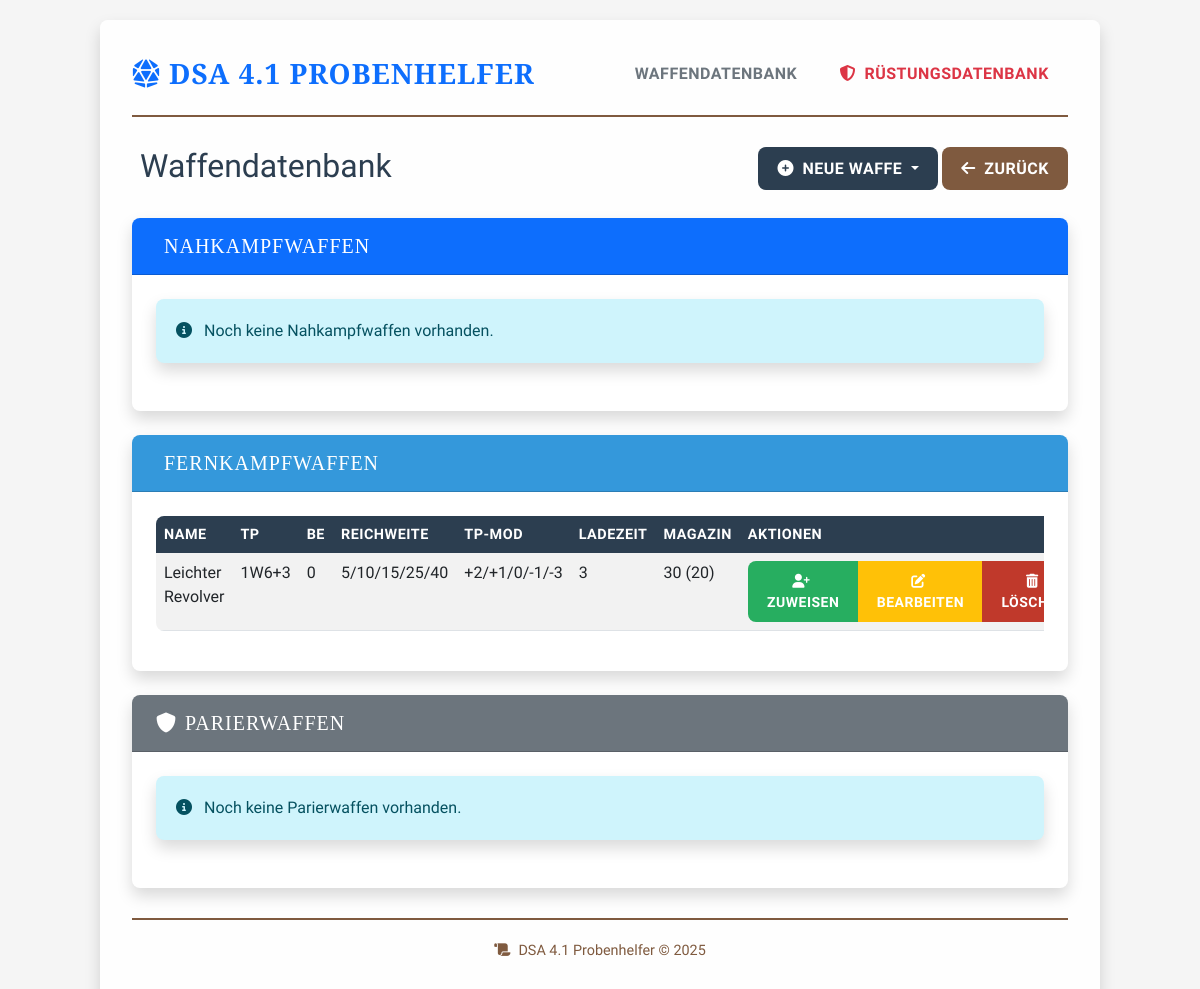
Page /weapons on the earlier database version.
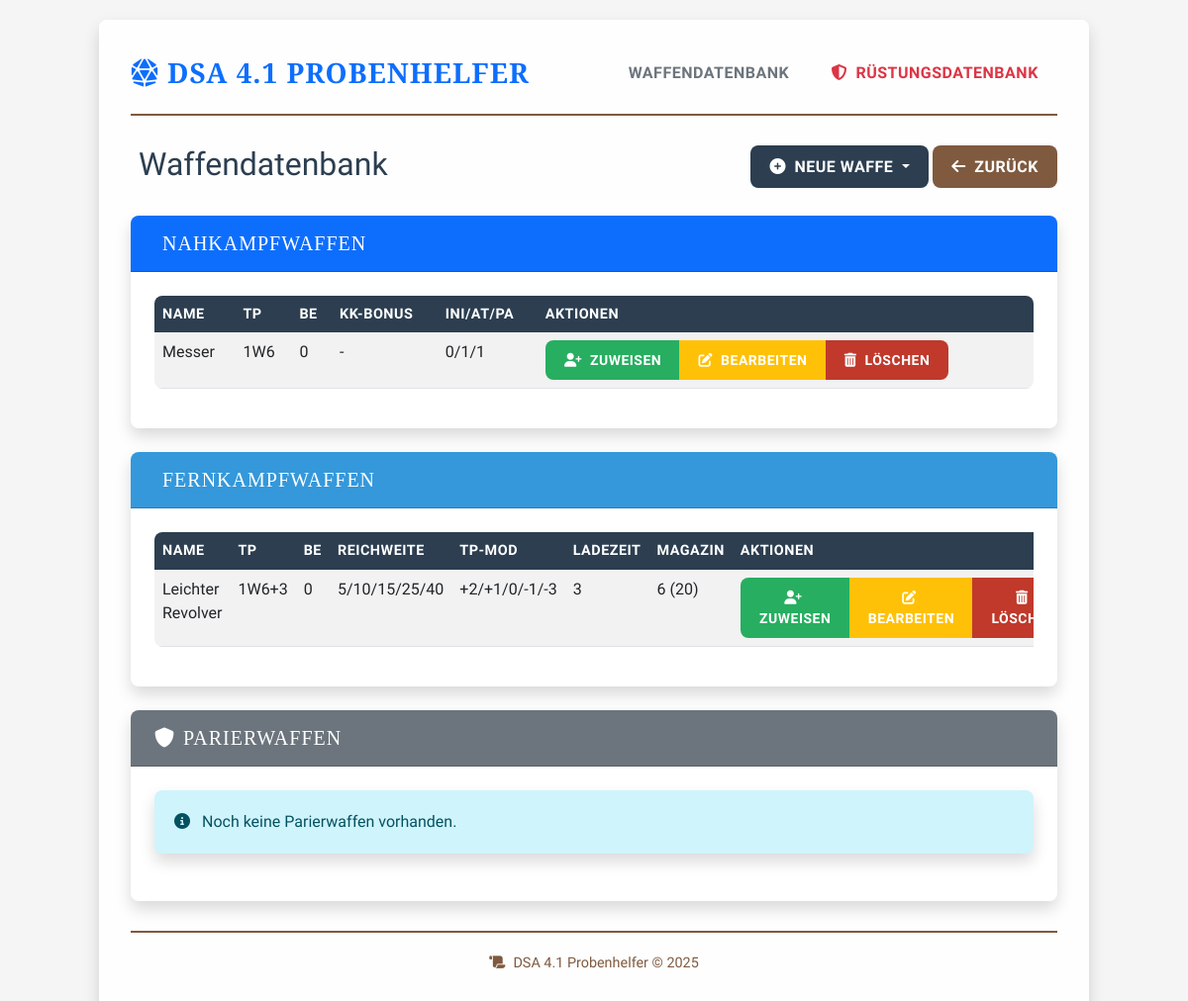
Same page on the later database version.
### app.py (models this page shows)
class Weapon(db.Model):
    __abstract__ = True
    id = db.Column(db.Integer, primary_key=True)
    name = db.Column(db.String(100), nullable=False)

class RangedWeapon(Weapon):
    __tablename__ = 'ranged_weapon'
    be = db.Column(db.Integer, default=0)  # Behinderung
    tp = db.Column(db.String(20), nullable=False)  # z.B. "1W6+4"
    reichweite = db.Column(db.String(50), nullable=False)  # z.B. "5/10/15/25/40"
    tp_mod_entfernung = db.Column(db.String(50), nullable=False)  # z.B. "+2/+1/0/-1/-3"
    ladezeit_einzeln = db.Column(db.Integer, default=1)  # Ladezeit innerhalb eines Magazins
    ladezeit_magazin = db.Column(db.Integer, nullable=True)  # Ladezeit für Magazinwechsel, NULL wenn kein Magazin
    munition_max = db.Column(db.Integer, default=0)  # Maximale Munition
    character_links = db.relationship('CharacterRangedWeapon', backref='weapon', lazy=True, cascade="all, delete-orphan")

class MeleeWeapon(Weapon):
    __tablename__ = 'melee_weapon'
    be = db.Column(db.Integer, default=0)  # Behinderung
    tp = db.Column(db.String(20), nullable=False)  # z.B. "1W6+4"
    tp_kk_schwelle = db.Column(db.Integer, default=0)  # Ab welcher KK gibt es Bonus
    tp_kk_schritt = db.Column(db.Integer, default=0)  # Nach wie vielen Punkten über der Schwelle +1 TP
    ini_mod = db.Column(db.Integer, default=0)  # Initiative-Modifikator
    at_mod = db.Column(db.Integer, default=0)  # Attacke-Modifikator
    pa_mod = db.Column(db.Integer, default=0)  # Parade-Modifikator
    character_links = db.relationship('CharacterMeleeWeapon', backref='weapon', lazy=True, cascade="all, delete-orphan")

### app.py (the view)
@app.route('/weapons')
def all_weapons():
    melee_weapons = MeleeWeapon.query.all()
    ranged_weapons = RangedWeapon.query.all()
    parry_weapons = ParryWeapon.query.all()
    return render_template('all_weapons.html',
                           melee_weapons=melee_weapons,
                           ranged_weapons=ranged_weapons,
                           parry_weapons=parry_weapons)

### templates/all_weapons.html (shortened to what the changed rows need)
{% extends "layout.html" %}
{% block content %}
<div class="row mb-4">
  <div class="col">
    <h2>Waffendatenbank</h2>
  </div>
</div>
<div class="card mb-4">
  <div class="card-body">
    {% if melee_weapons %}
      <div class="table-responsive">
        <table class="table table-striped table-hover">
          <thead class="table-dark">
            <tr>
              <th>Name</th>
              <th>TP</th>
              <th>BE</th>
              <th>KK-Bonus</th>
              <th>INI/AT/PA</th>
              <th>Aktionen</th>
            </tr>
          </thead>
          <tbody>
            {% for weapon in melee_weapons %}
            <tr>
              <td>{{ weapon.name }}</td>
              <td>{{ weapon.tp }}</td>
              <td>{{ weapon.be }}</td>
              <td>
                {% if weapon.tp_kk_schwelle > 0 %}
                ab {{ weapon.tp_kk_schwelle }} (+1/{{ weapon.tp_kk_schritt }})
                {% else %}
                -
                {% endif %}
              </td>
              <td>{{ weapon.ini_mod }}/{{ weapon.at_mod }}/{{ weapon.pa_mod }}</td>
              <td>
                <div class="btn-group btn-group-sm">
                  <a href="{{ url_for('assign_melee_weapon', weapon_id=weapon.id) }}" class="btn btn-success">
                    <i class="fas fa-user-plus me-1"></i> Zuweisen
                  </a>
                  <a href="{{ url_for('edit_melee_weapon', weapon_id=weapon.id) }}" class="btn btn-warning text-white">
                    <i class="fas fa-edit me-1"></i> Bearbeiten
                  </a>
                  <a href="{{ url_for('delete_melee_weapon', weapon_id=weapon.id) }}" class="btn btn-danger"
                     onclick="return confirm('Waffe wirklich löschen? Dies entfernt die Waffe auch von allen Charakteren!')">
                    <i class="fas fa-trash-alt me-1"></i> Löschen
                  </a>
                </div>
              </td>
            </tr>
            {% endfor %}
          </tbody>
        </table>
      </div>
    {% else %}
      <div class="alert alert-info">
        <i class="fas fa-info-circle me-2"></i> Noch keine Nahkampfwaffen vorhanden.
      </div>
    {% endif %}
  </div>
</div>
<div class="card mb-4">
  <div class="card-body">
    {% if ranged_weapons %}
      <div class="table-responsive">
        <table class="table table-striped table-hover">
          <thead class="table-dark">
            <tr>
              <th>Name</th>
              <th>TP</th>
              <th>BE</th>
              <th>Reichweite</th>
              <th>TP-Mod</th>
              <th>Ladezeit</th>
              <th>Magazin</th>
              <th>Aktionen</th>
            </tr>
          </thead>
          <tbody>
            {% for weapon in ranged_weapons %}
            <tr>
              <td>{{ weapon.name }}</td>
              <td>{{ weapon.tp }}</td>
              <td>{{ weapon.be }}</td>
              <td>{{ weapon.reichweite }}</td>
              <td>{{ weapon.tp_mod_entfernung }}</td>
              <td>{{ weapon.ladezeit_einzeln }}</td>
              <td>
                {% if weapon.ladezeit_magazin is not none %}
                {{ weapon.munition_max }} ({{ weapon.ladezeit_magazin }})
                {% else %}
                Einzelschuss
                {% endif %}
              </td>
              <td>
                <div class="btn-group btn-group-sm">
                  <a href="{{ url_for('assign_ranged_weapon', weapon_id=weapon.id) }}" class="btn btn-success">
                    <i class="fas fa-user-plus me-1"></i> Zuweisen
                  </a>
                  <a href="{{ url_for('edit_ranged_weapon', weapon_id=weapon.id) }}" class="btn btn-warning text-white">
                    <i class="fas fa-edit me-1"></i> Bearbeiten
                  </a>
                  <a href="{{ url_for('delete_ranged_weapon', weapon_id=weapon.id) }}" class="btn btn-danger"
                     onclick="return confirm('Waffe wirklich löschen? Dies entfernt die Waffe auch von allen Charakteren!')">
                    <i class="fas fa-trash-alt me-1"></i> Löschen
                  </a>
                </div>
              </td>
            </tr>
            {% endfor %}
          </tbody>
        </table>
      </div>
    {% else %}
      <div class="alert alert-info">
        <i class="fas fa-info-circle me-2"></i> Noch keine Fernkampfwaffen vorhanden.
      </div>
    {% endif %}
  </div>
</div>
{% endblock %}

Differences in the rows shown:
added MeleeWeapon: name "Messer", tp "1W6", be "0", ini_mod "0", at_mod "1", pa_mod "1"
changed RangedWeapon "Leichter Revolver": munition_max "30" → "6"
Other differences:
text no longer shown: "Noch keine Nahkampfwaffen vorhanden."
text now shown: "NAME TP BE KK-BONUS INI/AT/PA AKTIONEN"
